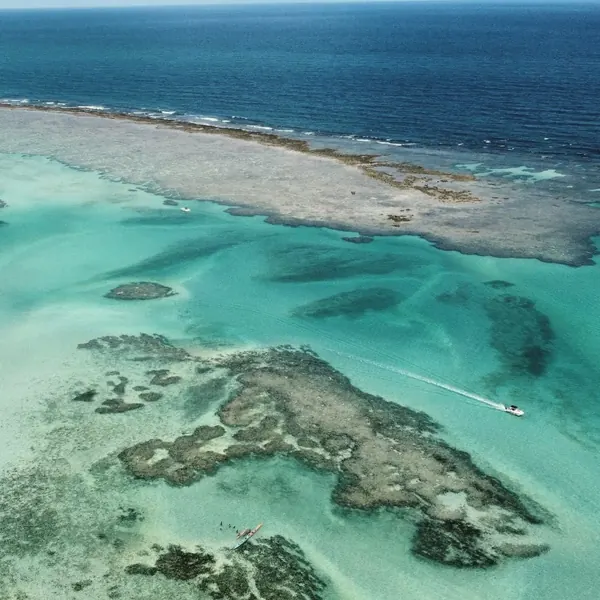
#> input picture img/aerea-600.webp, 600 x 600 px, given in place of CSR00103.webp, which was not available
$ python build_img.py
#> lines starting #> are read from the running program, lines starting #| are printed output that depends on the picture
import glob,json,os,re
from PIL import Image
import numpy as np
W='/home/claude/enero/web/img'; OUT='/mnt/user-data/outputs/enero'; F='/home/claude/enero/id/fotos'
def grade(im,s=0.80):
#> called with s = 0.8
    a=np.asarray(im.convert('RGB')).astype(np.float32)/255
    g=a.mean(2,keepdims=True); a=g+(a-g)*s
#> after `g = a.mean(2, keepdims=True)`:
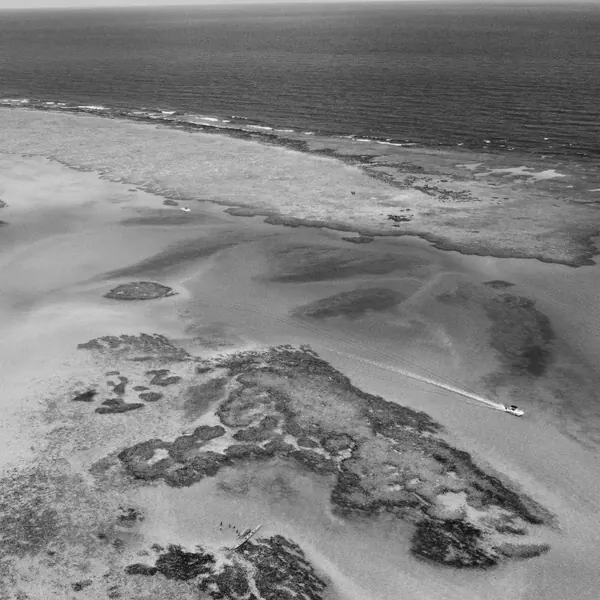
#> g: shape (600, 600, 1) float32; min 0.0183, max 0.993, mean 0.502
    a[...,0]*=1.03; a[...,2]*=0.95
#> after `a[..., 2] *= 0.95`:
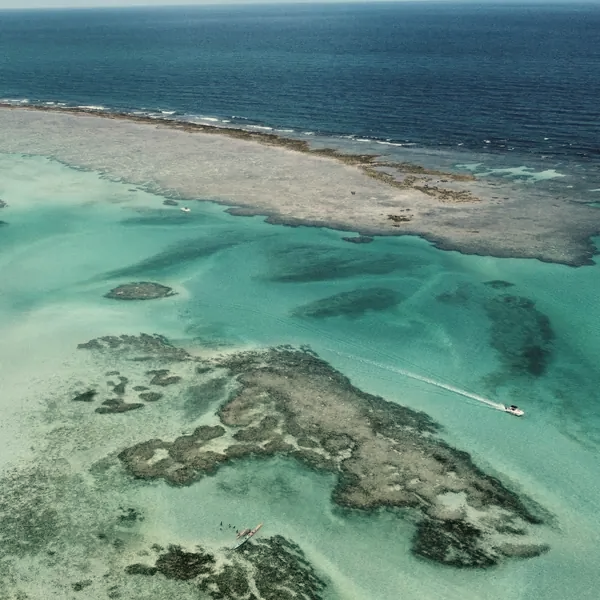
#> a: shape (600, 600, 3) float32; mean R, G, B 0.416, 0.556, 0.518; drawn with min black and max white
    a=0.045+a*0.93
    return Image.fromarray((np.clip(np.clip(a,0,1)**1.04,0,1)*255).astype(np.uint8))
def save(im,name,widths,q=78):
#> called with name = 'hero-desk', q = 78
    out=[]
    for w in widths:
        x=im.copy()
        if x.width>w: x=x.resize((w,round(x.height*w/x.width)),Image.LANCZOS)
        p=f'{W}/{name}-{w}.webp'; x.save(p,'WEBP',quality=q,method=6); out.append((w,x.size))
#> after the loop, out = [(1600, (600, 600)), (960, (600, 600))]
    return out
log={}
# hero desktop from original CSR00103 (graded)
im=grade(Image.open(f'{OUT}/web-actual/posada/CSR00103.webp'))
log['hero-desk']=save(im,'hero-desk',[1600,960])
# hero celu from original 1440x1800 hamaca
#> (the run stopped early here; a loop or call above may not have finished)

$ run again, on img/bandeja-1200.webp
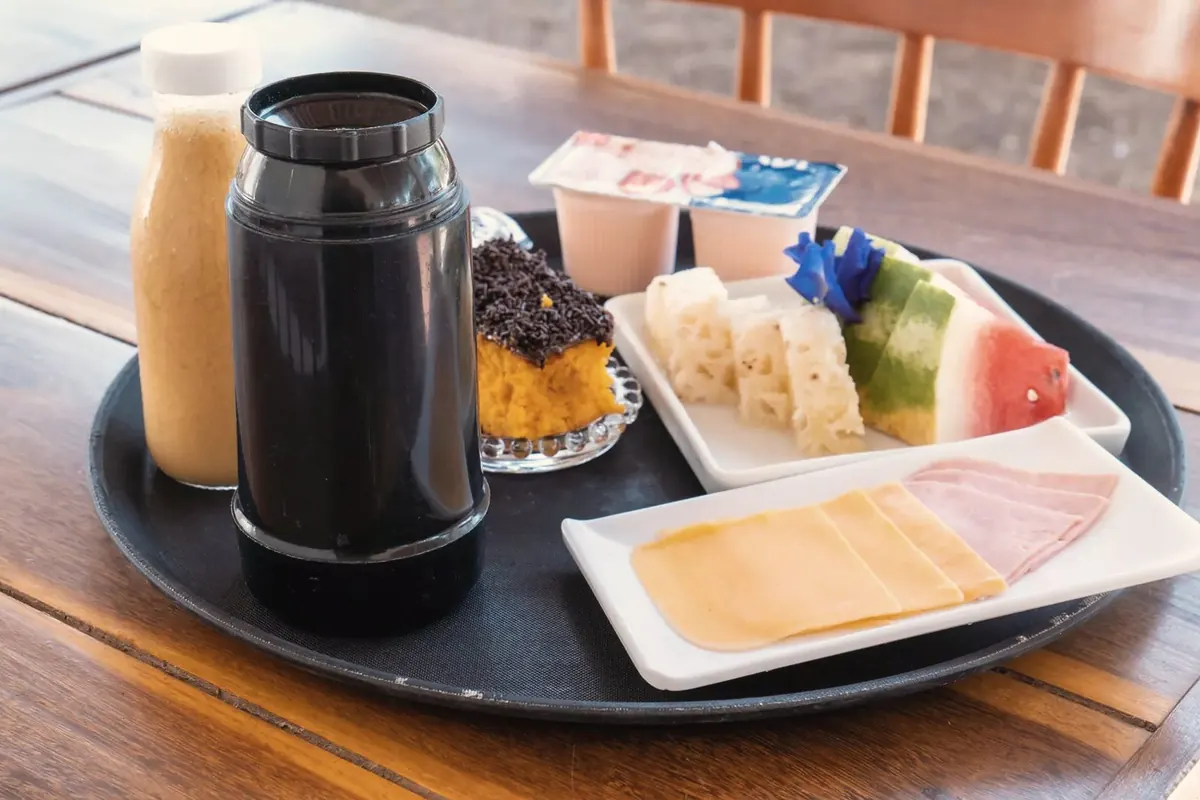
#> input picture img/bandeja-1200.webp, 1200 x 800 px, given in place of CSR00103.webp, which was not available
#> in grade, `g = a.mean(2, keepdims=True)`:
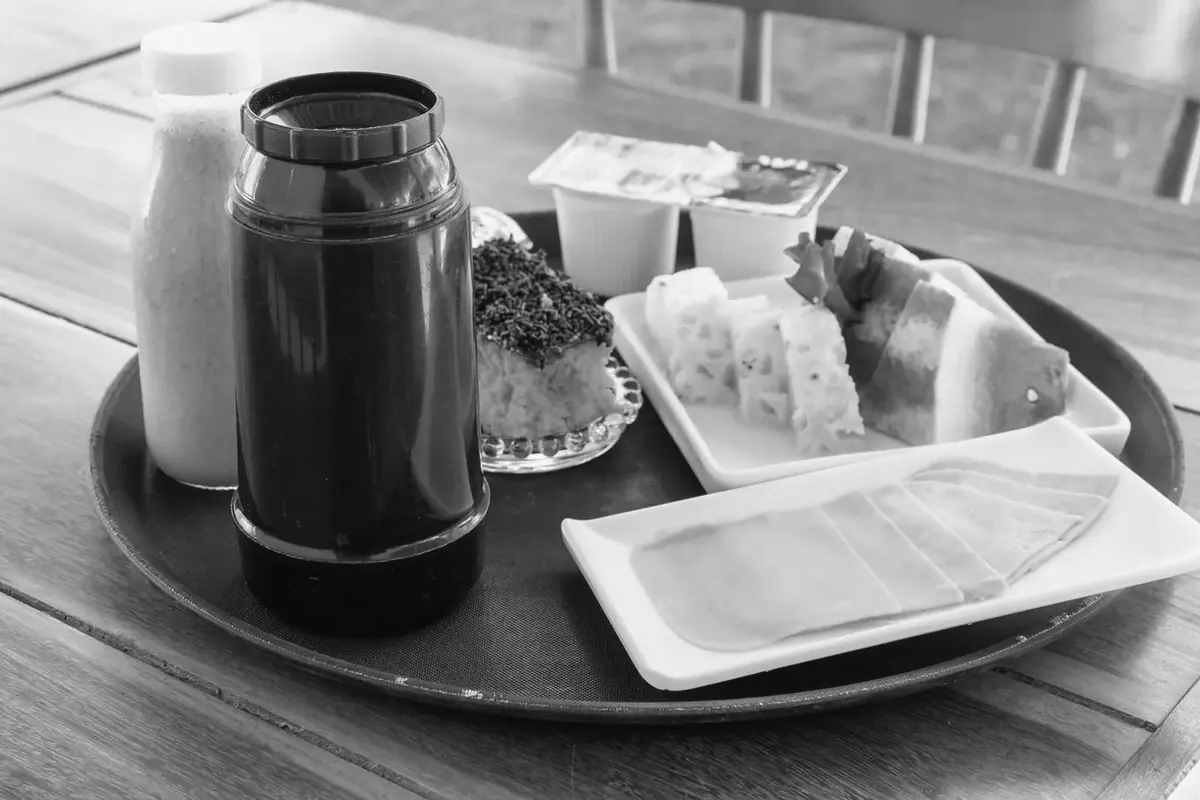
#> g: shape (800, 1200, 1) float32; min 0.00523, max 1, mean 0.526
#> after the loop in save, `for w in widths:`: out = [(1600, (1200, 800)), (960, (960, 640))]

$ run again, on img/cafe-cesta-500.webp
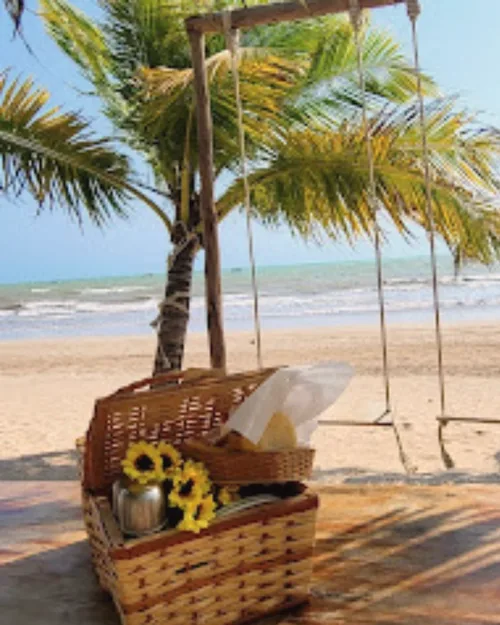
#> input picture img/cafe-cesta-500.webp, 500 x 625 px, given in place of CSR00103.webp, which was not available
#> in grade, `g = a.mean(2, keepdims=True)`:
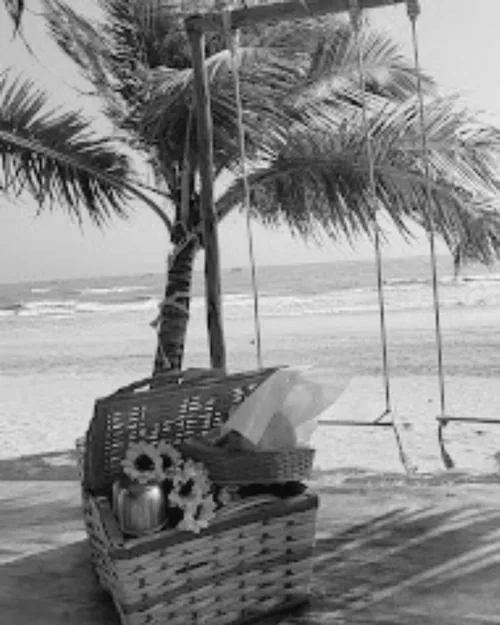
#> g: shape (625, 500, 1) float32; min 0.0157, max 0.958, mean 0.544
#> in grade, `a[..., 2] *= 0.95`:
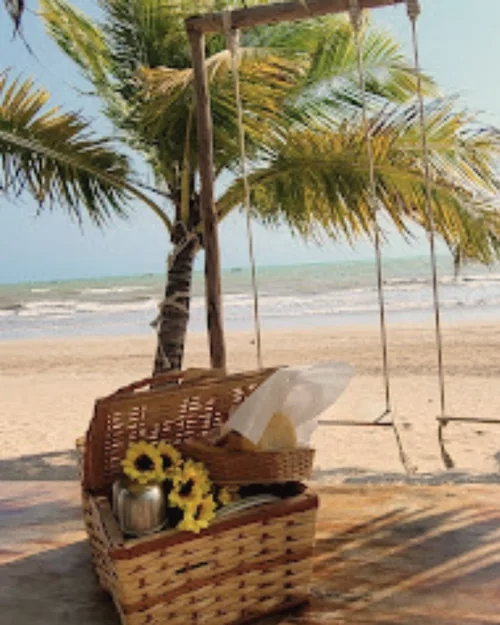
#> a: shape (625, 500, 3) float32; mean R, G, B 0.61, 0.554, 0.46; drawn with min black and max white
#> after the loop in save, `for w in widths:`: out = [(1600, (500, 625)), (960, (500, 625))]
